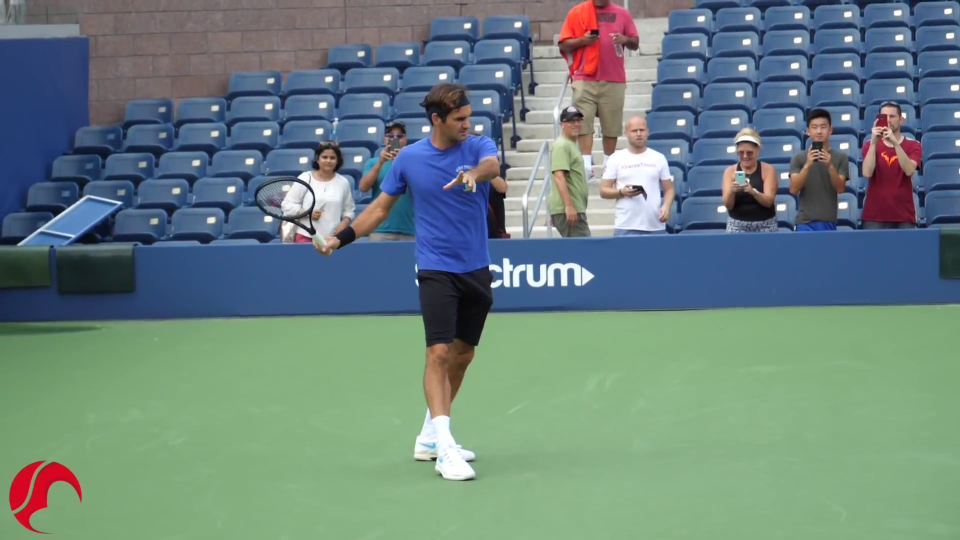
#> input picture frame 30 of video.mp4, 1920 x 1080 px, given in place of federer_cut.mp4, which was not available (shown at 1/2 size)
$ jupyter execute --allow-errors Propre.ipynb   (shell and % lines are left out)   (text cells are left out)
#> lines starting #> are read from the running program, lines starting #| are printed output that depends on the picture
[cell 1]


import numpy as np
import sys
sys.path.append('../VideoPose3D/')
from custom_run import *
from ipywidgets import interact
import ipywidgets as widgets

import matplotlib.pyplot as plt
import matplotlib.cm as cm
from mpl_toolkits.mplot3d import Axes3D
from mpl_toolkits.mplot3d import proj3d
from matplotlib import collections  as mc
import numpy as np
import cv2

#> (a cell that did not finish here is left out)

[cell 3]
# path_to_dataset = '../VideoPose3D/data/data_2d_custom_federer.npz'
openpose_dataset = '../VideoPose3D/data_federer_openpose_interpolated.npz'
detectron_dataset =  '../VideoPose3D/data_test_federer.npz'

#> (a cell that did not finish here is left out)

#> (a cell that did not finish here is left out)

[cell 6]
from lib.vizualisation import PoseViewer
from lib.pose import Pose

#> (a cell that did not finish here is left out)

#> (a cell that did not finish here is left out)

#> (a cell that did not finish here is left out)

[cell 10]
body_parts = {
    'nose': 9,
    'top_head': 10,
    'left_shoulder': 11,
    'right_shoulder': 14,
    'left_elbow': 12,
    'right_elbow': 15,
    'left_wrist': 13,
    'right_wrist': 16,
    'left_hip': 4,
    'right_hip': 1,
    'middle_hip':0,
    'middle_body': 7,
    'left_knee': 5,
    'right_knee': 2,
    'neck': 8,
    'left_ankle':6,
    'right_ankle':3
}

def segment(joints, part1, part2):
    idx1 = body_parts[part1]
    idx2 = body_parts[part2]

    start = joints[idx1]
    end = joints[idx2]

    return np.array([start[0], end[0]]), np.array([start[1], end[1]]), np.array([start[2], end[2]])

def vector(point1, point2):
    vec = point2-point1
    return (vec[0], vec[1], vec[2])

def point_of_part(joints, part):
    return joints[body_parts[part]]

def unit_vector(vector):
    """ Returns the unit vector of the vector.  """
    return vector / np.linalg.norm(vector)

def angle_between(v1, v2):
    """ Returns the angle in radians between vectors 'v1' and 'v2'"""
    v1_u = unit_vector(v1)
    v2_u = unit_vector(v2)
    return np.arccos(np.clip(np.dot(v1_u, v2_u), -1.0, 1.0)) * 180/np.pi

def angle_evolution(joints, parts1, parts2):
    angles = []
    for joints_in_frame in joints:
        vec1 = vector(point_of_part(joints_in_frame, parts1[0]), point_of_part(joints_in_frame, parts1[1]))
        vec2 = vector(point_of_part(joints_in_frame, parts2[0]), point_of_part(joints_in_frame, parts2[1]))
        angle = angle_between(vec1, vec2)
        angles.append(angle)
    return angles, vec1, vec2

[cell 11]
segments_to_plot = [
 ('right_wrist', 'right_elbow'), ('right_elbow', 'right_shoulder'), ('right_shoulder', 'neck'),
 ('left_knee', 'left_hip'), ('right_knee', 'right_hip'), ('left_hip', 'middle_hip'),
 ('right_hip', 'middle_hip'), ('left_wrist', 'left_elbow'), ('left_elbow', 'left_shoulder'),
 ('middle_hip', 'middle_body'), ('middle_body', 'neck'), ('left_shoulder', 'neck'),
 ('top_head', 'nose'), ('nose', 'neck'), ('left_ankle', 'left_knee'), ('right_ankle', 'right_knee')
]

[cell 12]
cap = cv2.VideoCapture('federer_cut.mp4')

frames = []

while True:
    ret, frame = cap.read()
#> frame is the input picture: shape (1080, 1920, 3); mean B, G, R 126.4, 130.1, 107.7
    if not ret:
        break
    frame = cv2.cvtColor(frame, cv2.COLOR_BGR2RGB)
    frame = cv2.resize(frame, (960, 540))
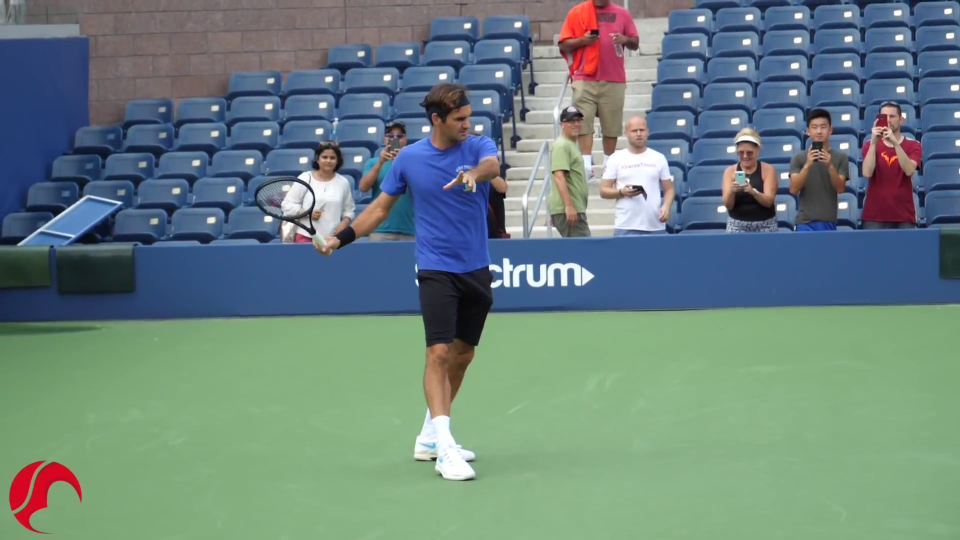
#> frame: shape (540, 960, 3); mean R, G, B 107.8, 130.1, 126.5
    frames.append(frame)

frames = np.stack(frames)

cap.release()


$ run again, starting later in the video
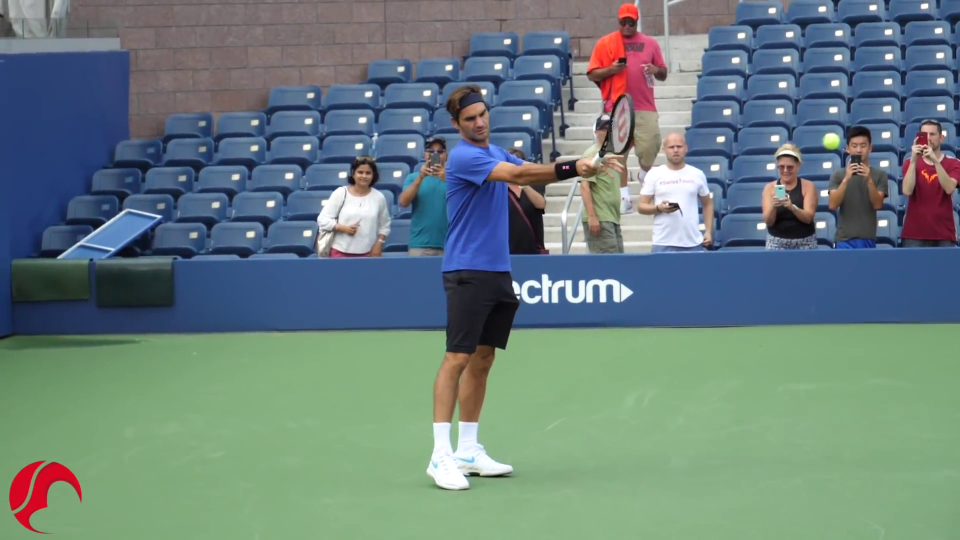
#> input picture frame 135 of video.mp4, 1920 x 1080 px, given in place of federer_cut.mp4, which was not available (shown at 1/2 size)
#> frame is the input picture: shape (1080, 1920, 3); mean B, G, R 125.4, 127.2, 106.7
#> `frame = cv2.resize(frame, (960, 540))`:
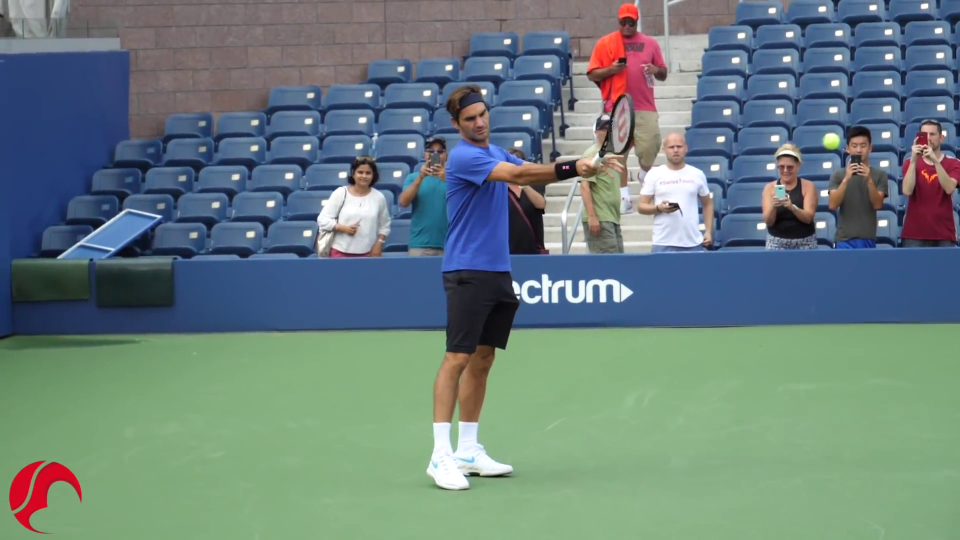
#> frame: shape (540, 960, 3); mean R, G, B 106.8, 127.3, 125.4

$ run again, starting later in the video
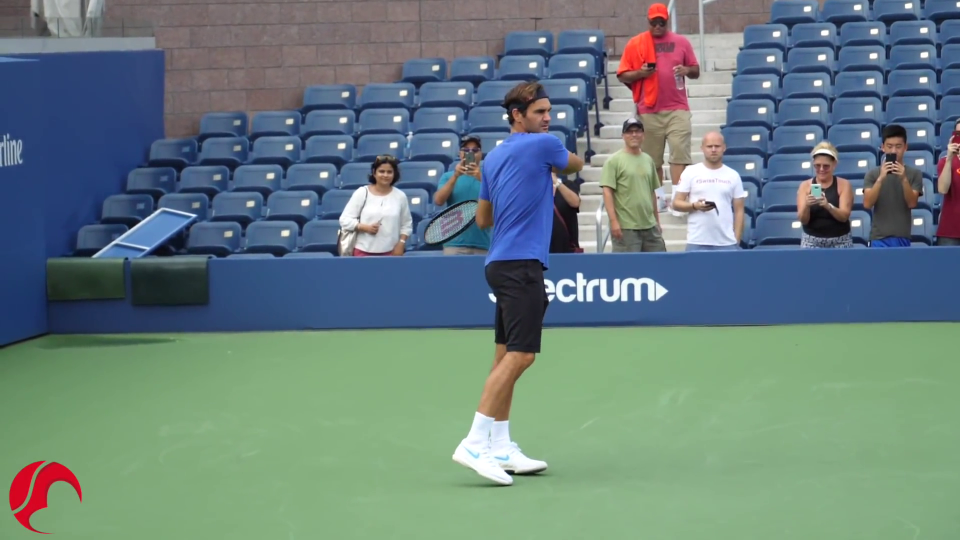
#> input picture frame 240 of video.mp4, 1920 x 1080 px, given in place of federer_cut.mp4, which was not available (shown at 1/2 size)
#> frame is the input picture: shape (1080, 1920, 3); mean B, G, R 125.7, 127.1, 105.9
#> `frame = cv2.resize(frame, (960, 540))`:
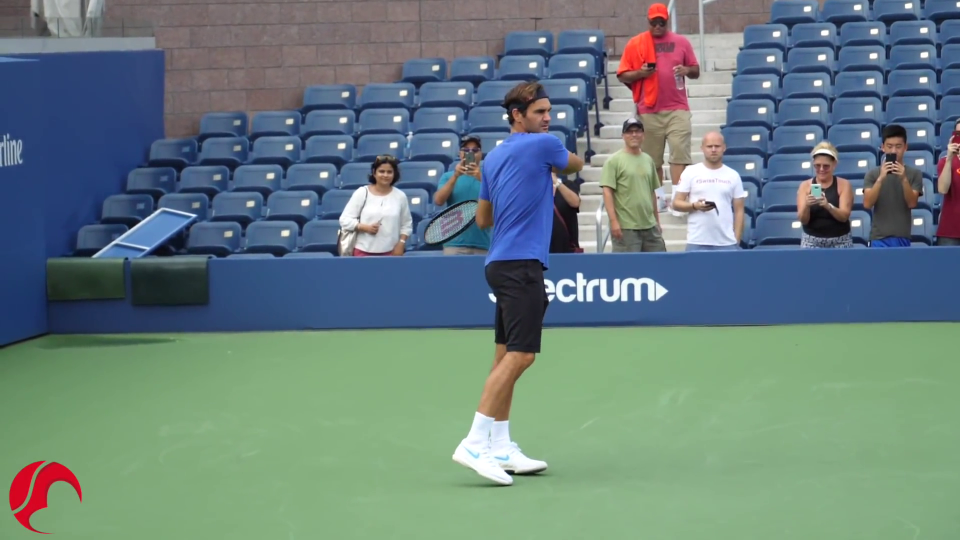
#> frame: shape (540, 960, 3); mean R, G, B 105.9, 127.2, 125.8
